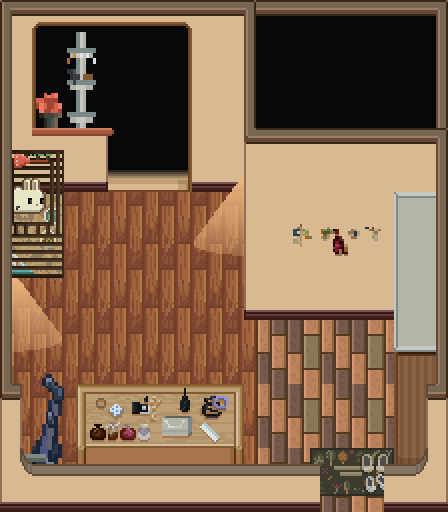

Below is a game level as drawn by its tile map, then a one-line description and the .tmx that defines it (tile-layer data replaced by summaries):
An orthogonal 14x16 tile map with 32x32 px tiles, 16 tile layers (пол, коврик, стены, входы зал ванна, ...).

<map version="1.10" tiledversion="1.12.1" orientation="orthogonal" renderorder="right-down" width="14" height="16" tilewidth="32" tileheight="32" infinite="0" nextlayerid="21" nextobjectid="1">
 <editorsettings>
  <export target="hall.csv" format="csv" />
 </editorsettings>
 <tileset firstgid="1" source="hall.tileset.tsx" />
 <layer id="1" name="пол" width="14" height="16">
  <data>[224 cells, 116 non-empty, 8 distinct tile ids]</data>
 </layer>
 <layer id="13" name="коврик" width="14" height="16">
  <data>[224 cells, 8 non-empty, 8 distinct tile ids]</data>
 </layer>
 <layer id="3" name="стены" width="14" height="16">
  <data>[224 cells, 73 non-empty, 8 distinct tile ids]</data>
 </layer>
 <layer id="11" name="входы зал ванна" width="14" height="16">
  <data>[224 cells, 12 non-empty, 12 distinct tile ids]</data>
 </layer>
 <layer id="4" name="вход кухня" width="14" height="16">
  <data>[224 cells, 30 non-empty, 18 distinct tile ids]</data>
 </layer>
 <layer id="20" name="косяк у ванной" width="14" height="16">
  <data>[224 cells, 26 non-empty, 3 distinct tile ids]</data>
 </layer>
 <layer id="2" name="бар" width="14" height="16">
  <data>[224 cells, 8 non-empty, 7 distinct tile ids]</data>
 </layer>
 <layer id="7" name="лекс" width="14" height="16">
  <data>[224 cells, 10 non-empty, 10 distinct tile ids]</data>
 </layer>
 <layer id="8" name="уборочная херь" width="14" height="16">
  <data>[224 cells, 10 non-empty, 10 distinct tile ids]</data>
 </layer>
 <layer id="9" name="комрод" width="14" height="16">
  <data>[224 cells, 24 non-empty, 24 distinct tile ids]</data>
 </layer>
 <layer id="12" name="херь на баре" width="14" height="16">
  <data>[224 cells, 7 non-empty, 7 distinct tile ids]</data>
 </layer>
 <layer id="10" name="шкаф" width="14" height="16">
  <data>[224 cells, 20 non-empty, 17 distinct tile ids]</data>
 </layer>
 <layer id="14" name="херь на стену" width="14" height="16">
  <data>[224 cells, 4 non-empty, 4 distinct tile ids]</data>
 </layer>
 <layer id="15" name="чорни" width="14" height="16">
  <data>[224 cells, 24 non-empty, 1 distinct tile ids]</data>
 </layer>
 <layer id="16" name="йен" width="14" height="16">
  <data>[224 cells, 0 non-empty, 0 distinct tile ids]</data>
 </layer>
 <layer id="5" name="верхушка" width="14" height="16">
  <data>[224 cells, 84 non-empty, 20 distinct tile ids]</data>
 </layer>
</map>
